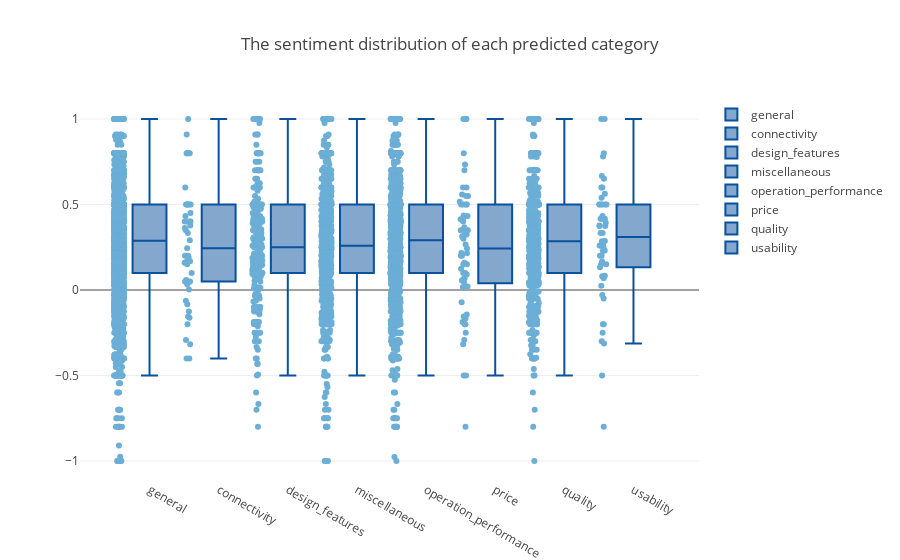

Notebook code for this chart:
### Code cell
fig = go.Figure()
fig.add_trace(go.Box(
    y=sentence_based_reviews_sliced_df[sentence_based_reviews_sliced_df['predicted_general_category']=='general']['predicted_sentiment'],
    name="general",
    jitter=0.3,
    pointpos=-1.8,
    boxpoints='all', # represent all points
    marker_color='rgb(107,174,214)',
    line_color='rgb(8,81,156)'
))

fig.add_trace(go.Box(
    y=sentence_based_reviews_sliced_df[sentence_based_reviews_sliced_df['predicted_general_category']=='connectivity']['predicted_sentiment'],
    name="connectivity",
    jitter=0.3,
    pointpos=-1.8,
    boxpoints='all', # represent all points
    marker_color='rgb(107,174,214)',
    line_color='rgb(8,81,156)'
))

fig.add_trace(go.Box(
    y=sentence_based_reviews_sliced_df[sentence_based_reviews_sliced_df['predicted_general_category']=='design_features']['predicted_sentiment'],
    name="design_features",
    jitter=0.3,
    pointpos=-1.8,
    boxpoints='all', # represent all points
    marker_color='rgb(107,174,214)',
    line_color='rgb(8,81,156)'
))

fig.add_trace(go.Box(
    y=sentence_based_reviews_sliced_df[sentence_based_reviews_sliced_df['predicted_general_category']=='miscellaneous']['predicted_sentiment'],
    name="miscellaneous",
    jitter=0.3,
    pointpos=-1.8,
    boxpoints='all', # represent all points
    marker_color='rgb(107,174,214)',
    line_color='rgb(8,81,156)'
))

fig.add_trace(go.Box(
    y=sentence_based_reviews_sliced_df[sentence_based_reviews_sliced_df['predicted_general_category']=='operation_performance']['predicted_sentiment'],
    name="operation_performance",
    jitter=0.3,
    pointpos=-1.8,
    boxpoints='all', # represent all points
    marker_color='rgb(107,174,214)',
    line_color='rgb(8,81,156)'
))

fig.add_trace(go.Box(
    y=sentence_based_reviews_sliced_df[sentence_based_reviews_sliced_df['predicted_general_category']=='price']['predicted_sentiment'],
    name="price",
    jitter=0.3,
    pointpos=-1.8,
    boxpoints='all', # represent all points
    marker_color='rgb(107,174,214)',
    line_color='rgb(8,81,156)'
))

fig.add_trace(go.Box(
    y=sentence_based_reviews_sliced_df[sentence_based_reviews_sliced_df['predicted_general_category']=='quality']['predicted_sentiment'],
    name="quality",
    jitter=0.3,
    pointpos=-1.8,
    boxpoints='all', # represent all points
    marker_color='rgb(107,174,214)',
    line_color='rgb(8,81,156)'
))

fig.add_trace(go.Box(
    y=sentence_based_reviews_sliced_df[sentence_based_reviews_sliced_df['predicted_general_category']=='usability']['predicted_sentiment'],
    name="usability",
    jitter=0.3,
    pointpos=-1.8,
    boxpoints='all', # represent all points
    marker_color='rgb(107,174,214)',
    line_color='rgb(8,81,156)'
))

fig.layout.update(title_text="The sentiment distribution of each predicted category")

py.plot(fig, filename="sentiment_analysis_third_graph")

fig.show()

### Figure 1 — Plotly figure (JSON) as saved in the notebook; plotly's stock layout.template omitted (floating-point values rounded to 4 significant figures; data arrays with more than 128 entries replaced by an {"elided": "..."} marker saying what was removed)
{"data": [{"boxpoints": "all", "jitter": 0.3, "line": {"color": "rgb(8,81,156)"}, "marker": {"color": "rgb(107,174,214)"}, "name": "general", "pointpos": -1.8, "type": "box", "uid": "4603ec6f-9770-4748-9c39-2481f8363b73", "y": {"elided": "3064 float values"}}, {"boxpoints": "all", "jitter": 0.3, "line": {"color": "rgb(8,81,156)"}, "marker": {"color": "rgb(107,174,214)"}, "name": "connectivity", "pointpos": -1.8, "type": "box", "uid": "fa86d8c8-861c-4a0a-8043-e6b29577a46d", "y": [0.002778, 0.2444, 0.4, 0.3625, 1, 0.03333, 0.05, 0.05833, 0.5, 0.2917, 0.8, 0.1688, 0.4, -0.4, -0.0625, -0.2, 0.8, 0.16, -0.1625, 0.5, 0.3333, -0.125, -0.2917, -0.1556, 0.1917, 0.5, 0.8, 0.3778, -0.08333, 0.45, 0.6, 0.91, 0.1667, 0.15, 0.1, 0.8, 0.8, -0.4, 0.2, 0.5, -0.3167, 0.5, 0.1667, 0.2, 0.05, 0.4, 0.2, 0.4, 0.35, 0.4333, 0.5]}, {"boxpoints": "all", "jitter": 0.3, "line": {"color": "rgb(8,81,156)"}, "marker": {"color": "rgb(107,174,214)"}, "name": "design_features", "pointpos": -1.8, "type": "box", "uid": "7ba3fcce-55fb-4b64-b0df-fdfcc66bed64", "y": {"elided": "272 float values"}}, {"boxpoints": "all", "jitter": 0.3, "line": {"color": "rgb(8,81,156)"}, "marker": {"color": "rgb(107,174,214)"}, "name": "miscellaneous", "pointpos": -1.8, "type": "box", "uid": "1a847d1b-57ae-49c3-b773-b3682ad3ff2a", "y": {"elided": "970 float values"}}, {"boxpoints": "all", "jitter": 0.3, "line": {"color": "rgb(8,81,156)"}, "marker": {"color": "rgb(107,174,214)"}, "name": "operation_performance", "pointpos": -1.8, "type": "box", "uid": "fa1615e2-fe79-45ea-9044-265bb5e78630", "y": {"elided": "1303 float values"}}, {"boxpoints": "all", "jitter": 0.3, "line": {"color": "rgb(8,81,156)"}, "marker": {"color": "rgb(107,174,214)"}, "name": "price", "pointpos": -1.8, "type": "box", "uid": "67feb221-ff0f-4c09-9203-b75f25f8c493", "y": [1, 0.125, 0.5, 0.5, -0.5, 0.04545, -0.2917, 0.3125, 0.4167, 0.5167, 0.1, 0.5, 0.2143, -0.8, -0.1429, -0.1667, 0.06818, 0.35, 0.09, 1, 0.3375, -0.1875, 0.01667, 0.5, 0.02083, 0.7, -0.1875, 0.5, -0.25, 0.2167, -0.07143, 0.4141, 0.4352, 0.4333, 1, 0.35, 0.55, -0.1556, 0.35, -0.2, 0.3, 0.7333, 1, 0.05556, 0.15, 0.8, -0.5, 0.325, 0.2667, -0.2, 0.2, 0.15, 0.2429, 0.065, 0.1596, 0.5583, 0.3667, 0.55, 0.2, 0.6, -0.3167, 0.1, 0.6, 0.4, 0.15]}, {"boxpoints": "all", "jitter": 0.3, "line": {"color": "rgb(8,81,156)"}, "marker": {"color": "rgb(107,174,214)"}, "name": "quality", "pointpos": -1.8, "type": "box", "uid": "87cc9619-7dd4-4485-a118-6a3252d413f0", "y": {"elided": "615 float values"}}, {"boxpoints": "all", "jitter": 0.3, "line": {"color": "rgb(8,81,156)"}, "marker": {"color": "rgb(107,174,214)"}, "name": "usability", "pointpos": -1.8, "type": "box", "uid": "6af5fd4a-06b2-4dca-9c9b-8fe9fc8605b1", "y": [-0.2, 0.2, -0.5, 1, 0.25, 0.1333, 0.2286, 0.7812, 0.4167, -0.2, 0.3333, -0.8, -0.3, 0.3333, 0.08036, 0.65, 0.5, 0.4167, 0.26, 0.54, -0.3125, 0.375, 0.2, 0.5, 1, 0.025, 0.15, 0.6667, 0.8, 0.5, 0.4333, 0.2313, 0.375, 0.06818, 0.5, 0.6, 0.4167, 0.3929, 0.08333, 0.2567, 0.2857, 0.6, 0.3778, 0.2867, 0.2639, 0.4167, 0.5, -0.05, -0.25, 0.15, 0.1667, 0.5633, 0.5, -0.02917]}], "layout": {"title": {"text": "The sentiment distribution of each predicted category"}}}
